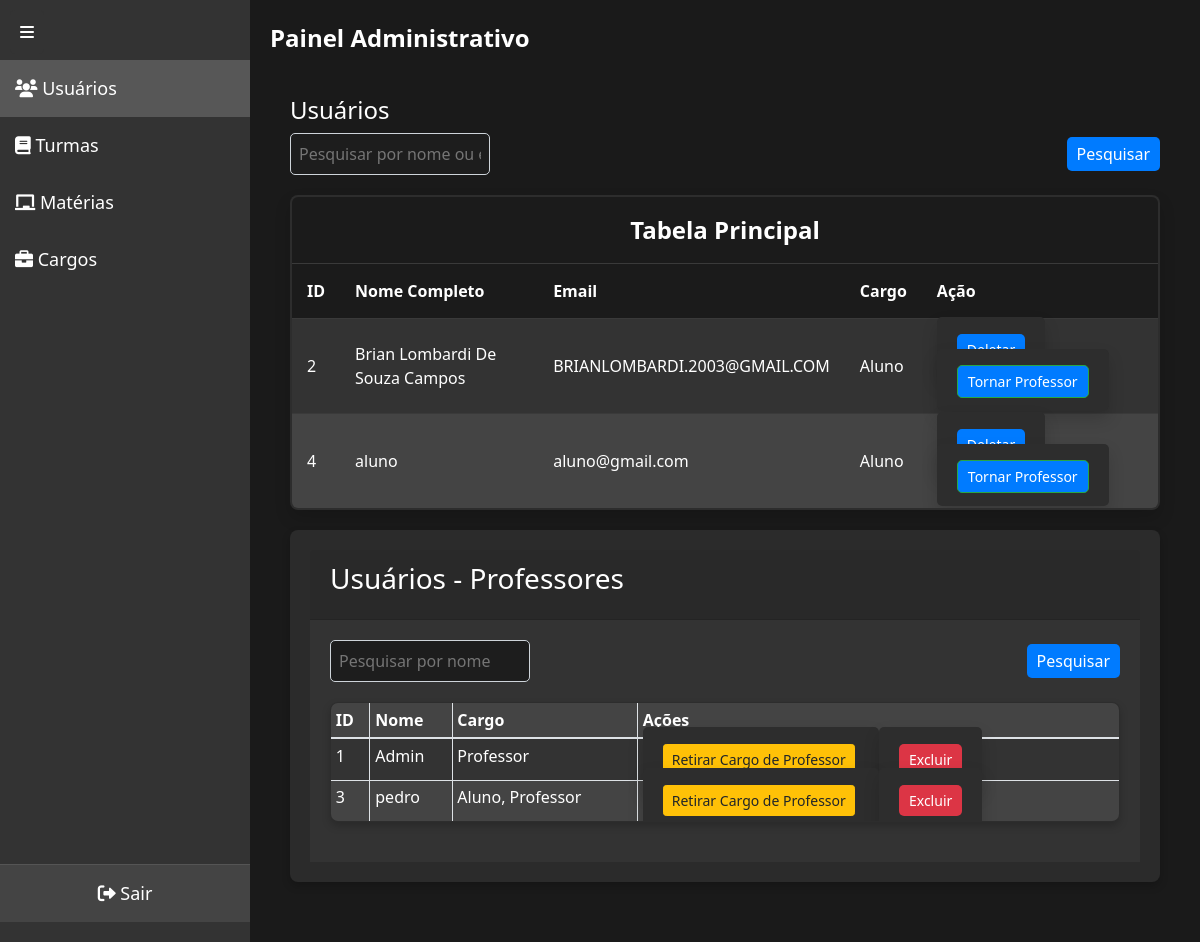
Screenshot of /admin_dashboard (signed in) with the database file from the repository.
### app.py (models this page shows)
class User(db.Model):
    id = db.Column(db.Integer, primary_key=True)
    fullname = db.Column(db.String(100), nullable=False)
    email = db.Column(db.String(100), unique=True, nullable=False)
    password = db.Column(db.String(100), nullable=False)
    is_admin = db.Column(db.Boolean, default=False)
    turmas = db.relationship('Turma', secondary='user_turma', backref='usuarios')
    materias = db.relationship('Materia', secondary='user_materia', backref='professores')
    cargos = db.relationship('Cargo', secondary='user_cargo', backref='usuarios')

### app.py (the view)
@app.route('/admin_dashboard')
def admin_dashboard():
    if 'user_id' in session and session.get('is_admin'):
        turmas = Turma.query.all()
        cargos = Cargo.query.all()
        users = User.query.all()
        materias = Materia.query.all()
        professors = [user for user in users if any(cargo.nome == 'Professor' for cargo in user.cargos)]
        return render_template('admin_dashboard.html', turmas=turmas, users=users, cargos=cargos, materias=materias, professors=professors)
    else:
        flash('Acesso negado. Faça login como administrador.', 'danger')
        return redirect(url_for('login'))

### templates/admin_dashboard.html (shortened to what this page needs)
<!DOCTYPE html>
<html lang="pt-br">
<head>
    <link rel="stylesheet" href="{{ url_for('static', filename='styles.css') }}">
    <link rel="stylesheet" href="https://cdnjs.cloudflare.com/ajax/libs/font-awesome/6.0.0-beta3/css/all.min.css">
    <link rel="stylesheet" href="https://stackpath.bootstrapcdn.com/bootstrap/4.5.2/css/bootstrap.min.css">
</head>
<body>
    <button class="toggle-sidebar" onclick="toggleSidebar()">
        <i class="fas fa-bars"></i>
    </button>
    <div class="sidebar" id="sidebar">
        <a href="#" onclick="showTab('usuarios')" id="usuarios-link" class="active"><i class="fas fa-users"></i> Usuários</a>
        <a href="#" onclick="showTab('turmas')" id="turmas-link"><i class="fas fa-book"></i> Turmas</a>
        <a href="#" onclick="showTab('materias')" id="materias-link"><i class="fas fa-chalkboard"></i> Matérias</a>
        <a href="#" onclick="showTab('cargos')" id="cargos-link"><i class="fas fa-briefcase"></i> Cargos</a>
        <a href="{{ url_for('logout') }}" class="logout"><i class="fas fa-sign-out-alt"></i> Sair</a>
    </div>
    <div class="main-content" id="main-content">
        <div class="dashboard-header">Painel Administrativo</div>
        <div class="tab-content" id="usuarios-tab">
            <h4>Usuários</h4>
            <div class="search-bar">
                <input type="text" id="search" placeholder="Pesquisar por nome ou email" onkeyup="searchUsers()">
                <button onclick="searchUsers()">Pesquisar</button>
            </div>
            <table class="table-users tabela-principal">
                <thead>
                    <tr>
                        <th colspan="5" class="table-title">Tabela Principal</th>
                    </tr>
                    <tr>
                        <th>ID</th>
                        <th>Nome Completo</th>
                        <th>Email</th>
                        <th>Cargo</th>
                        <th>Ação</th>
                    </tr>
                </thead>
                <tbody id="usuarios-tbody">
                    {% for user in users %}
                    {% set is_professor = False %}
                    {% set cargos = user.cargos | map(attribute='nome') | list %}
                    {% if 'Professor' in cargos %}
                        {% set is_professor = True %}
                    {% endif %}
                    {% if not is_professor %}
                    <tr>
                        <td>{{ user.id }}</td>
                        <td>{{ user.fullname }}</td>
                        <td>{{ user.email }}</td>
                        <td>{% if cargos %}{{ cargos | join(', ') }}{% else %}Aluno{% endif %}</td>
                        <td>
                            <form action="{{ url_for('delete_user', user_id=user.id) }}" method="POST" style="display:inline;">
                                <button type="submit" class="btn btn-danger">Deletar</button>
                            </form>
                            <form action="{{ url_for('add_professor', user_id=user.id) }}" method="POST" style="display:inline;">
                                <button type="submit" class="btn btn-success">Tornar Professor</button>
                            </form>
                        </td>
                    </tr>
                    {% endif %}
                    {% endfor %}
                </tbody>
            </table>
            <div class="card">
                <div class="card-header">
                    <h3 class="card-title">Usuários - Professores</h3>
                </div>
                <div class="card-body">
                    <div class="search-bar">
                        <input type="text" id="search-professor" placeholder="Pesquisar por nome" onkeyup="searchProfessors()">
                        <button onclick="searchProfessors()">Pesquisar</button>
                    </div>
                    <table id="tabela-professores" class="table table-bordered table-striped table-sm">
                        <thead>
                            <tr>
                                <th>ID</th>
                                <th>Nome</th>
                                <th>Cargo</th>
                                <th>Ações</th>
                            </tr>
                        </thead>
                        <tbody id="professores-tbody">
                            {% for user in users %}
                                {% set is_professor = False %}
                                {% set cargos = user.cargos | map(attribute='nome') | list %}
                                {% if 'Professor' in cargos %}
                                    {% set is_professor = True %}
                                {% endif %}
                                {% if is_professor %}
                                    <tr>
                                        <td>{{ user.id }}</td>
                                        <td>{{ user.fullname }}</td>
                                        <td>{{ cargos | join(', ') }}</td>
                                        <td>
                                            <form action="{{ url_for('remove_professor', user_id=user.id) }}" method="POST" style="display:inline;">
                                                <button type="submit" class="btn btn-warning btn-sm">Retirar Cargo de Professor</button>
                                            </form>
                                            <form action="{{ url_for('delete_user', user_id=user.id) }}" method="POST" style="display:inline;">
                                                <button type="submit" class="btn btn-danger btn-sm">Excluir</button>
                                            </form>
                                        </td>
                                    </tr>
                                {% endif %}
                            {% endfor %}
                        </tbody>
                    </table>
                </div>
            </div>
        </div>
    </div>
</body>
</html>

### static/styles.css (style rules this page uses)
body { background-color: #1d1d1d; color: #ffffff; font-family: 'Segoe UI', Tahoma, Geneva, Verdana, sans-serif; margin: 0; padding: 0; }
form { background-color: #2d2d2d; padding: 20px; border-radius: 5px; box-shadow: 0 0.5rem 1rem rgba(0,0,0,0.15); }
input[type="text"], input[type="email"], input[type="password"], textarea { width: 100%; padding: 10px; border: 1px solid #ced4da; border-radius: 5px; background-color: #1d1d1d; color: #ffffff; }
table { width: 100%; border-collapse: collapse; margin-top: 20px; background-color: #2d2d2d; box-shadow: 0 0.5rem 1rem rgba(0,0,0,0.15); }
th, td { padding: 15px; text-align: left; border-bottom: 1px solid #3a3a3a; }
th { background-color: #1b1b1b; color: #ffffff; }
td { background-color: #333333; color: #ffffff; }
tr:nth-child(even) td { background-color: #444444; }
.table-users { width: 100%; border-collapse: collapse; margin-top: 20px; background-color: #2d2d2d; box-shadow: 0 0.5rem 1rem rgba(0,0,0,0.15); }
.table-users th, .table-users td { padding: 15px; text-align: left; border-bottom: 1px solid #3a3a3a; }
.table-users th { background-color: #1b1b1b; color: #ffffff; }
.table-users td { background-color: #333333; color: #ffffff; }
.table-users tr:nth-child(even) td { background-color: #444444; }
.table-users .btn { background-color: #007bff; color: #ffffff; padding: 5px 10px; border-radius: 5px; text-align: center; font-size: 0.875rem; text-decoration: none; }
.table-users th, .table-users td { width: auto; }
.card { background-color: #2d2d2d; box-shadow: 0 0.5rem 1rem rgba(0,0,0,0.15); border: none; border-radius: 5px; margin-bottom: 20px; }
.card-header { background-color: #1b1b1b; color: #ffffff; border-bottom: none; border-radius: 5px 5px 0 0; padding: 15px; }
.card-body { padding: 15px; background-color: #333333; color: #ffffff; }
#usuarios-tab .card { margin-bottom: 20px; }
#usuarios-tab table { margin-bottom: 20px; }
.tabela-principal { border: 2px solid #ffffff; margin-bottom: 20px; }
.table-users .table-title { font-size: 1.5em; font-weight: bold; color: #ffffff; background-color: #1b1b1b; text-align: center; padding: 15px; }
.search-bar { margin-bottom: 10px; display: flex; align-items: center; gap: 5px; }
.search-bar input[type="text"] { padding: 8px; border-radius: 5px; border: 1px solid #ced4da; background-color: #1d1d1d; color: #ffffff; width: 200px; }
.search-bar button { padding: 8px 12px; background-color: #007bff; color: #ffffff; border: none; border-radius: 5px; cursor: pointer; }

### templates/admin_dashboard.html (style rules this page uses)
body { background-color: #1a1a1a; color: #ffffff; font-family: 'Segoe UI', Tahoma, Geneva, Verdana, sans-serif; }
.sidebar { width: 250px; position: fixed; top: 0; left: 0; height: 100%; background-color: #333; padding-top: 60px; transition: 0.3s; }
.sidebar a { padding: 15px; font-size: 18px; color: #ffffff; display: block; text-decoration: none; transition: 0.3s; }
.sidebar .logout { position: absolute; bottom: 20px; left: 0; width: 100%; padding: 15px; font-size: 18px; color: #ffffff; text-align: center; background-color: #444; border-top: 1px solid #555; transition: 0.3s; }
.main-content { margin-left: 250px; padding: 20px; transition: 0.3s; }
.dashboard-header { font-size: 24px; font-weight: bold; margin-bottom: 20px; }
.card { background-color: #2b2b2b; color: #ffffff; border: none; border-radius: 8px; padding: 20px; box-shadow: 0 4px 8px rgba(0, 0, 0, 0.2); margin-bottom: 20px; transition: transform 0.3s; }
table { width: 100%; margin-top: 20px; border-collapse: collapse; box-shadow: 0 4px 8px rgba(0, 0, 0, 0.2); border-radius: 8px; overflow: hidden; }
th, td { padding: 10px; text-align: left; border-bottom: 1px solid #ddd; }
th { background-color: #444; }
tr:nth-child(even) { background-color: #2b2b2b; }
.btn-danger { background-color: #dc3545; border: none; padding: 5px 10px; border-radius: 5px; color: white; transition: background-color 0.3s; }
.toggle-sidebar { position: fixed; top: 10px; left: 10px; background-color: #333; color: #ffffff; border: none; padding: 10px; border-radius: 5px; cursor: pointer; z-index: 1000; }
.tab-content { padding: 20px; }
.sidebar a.active { background-color: #575757; color: white; }
.search-bar { margin-bottom: 20px; display: flex; justify-content: space-between; align-items: center; }
.search-bar input { width: 75%; padding: 5px; font-size: 16px; }
.search-bar button { background-color: #007BFF; color: white; padding: 5px 10px; border: none; cursor: pointer; font-size: 16px; }

### rows the page displays
User: id "2", fullname "Brian Lombardi De Souza Campos", email "BRIANLOMBARDI.2003@GMAIL.COM", cargos "Aluno"
User: id "4", fullname "aluno", email "aluno@gmail.com", fullname "Aluno"
User: id "1", fullname "Admin", cargos "Professor"
User: id "3", fullname "pedro", cargos "Aluno, Professor"
